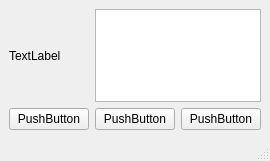
<?xml version="1.0" encoding="UTF-8"?>
<ui version="4.0">
 <class>MainWindow</class>
 <widget class="QMainWindow" name="MainWindow">
  <property name="geometry">
   <rect>
    <x>0</x>
    <y>0</y>
    <width>270</width>
    <height>161</height>
   </rect>
  </property>
  <property name="windowTitle">
   <string>MainWindow</string>
  </property>
  <widget class="QWidget" name="centralwidget">
   <layout class="QGridLayout" name="gridLayout">
    <item row="4" column="0">
     <widget class="QPushButton" name="bt_start_stop">
      <property name="text">
       <string>PushButton</string>
      </property>
     </widget>
    </item>
    <item row="4" column="2">
     <widget class="QPushButton" name="bt_circle">
      <property name="text">
       <string>PushButton</string>
      </property>
     </widget>
    </item>
    <item row="4" column="1">
     <widget class="QPushButton" name="bt_clear">
      <property name="text">
       <string>PushButton</string>
      </property>
     </widget>
    </item>
    <item row="0" column="0">
     <widget class="QLabel" name="lb_time">
      <property name="text">
       <string>TextLabel</string>
      </property>
     </widget>
    </item>
    <item row="0" column="1" colspan="2">
     <widget class="QTextBrowser" name="br_circle">
      <property name="maximumSize">
       <size>
        <width>16777215</width>
        <height>16777215</height>
       </size>
      </property>
     </widget>
    </item>
   </layout>
  </widget>
  <widget class="QMenuBar" name="menubar">
   <property name="geometry">
    <rect>
     <x>0</x>
     <y>0</y>
     <width>270</width>
     <height>21</height>
    </rect>
   </property>
  </widget>
  <widget class="QStatusBar" name="statusbar"/>
 </widget>
 <resources/>
 <connections/>
</ui>
